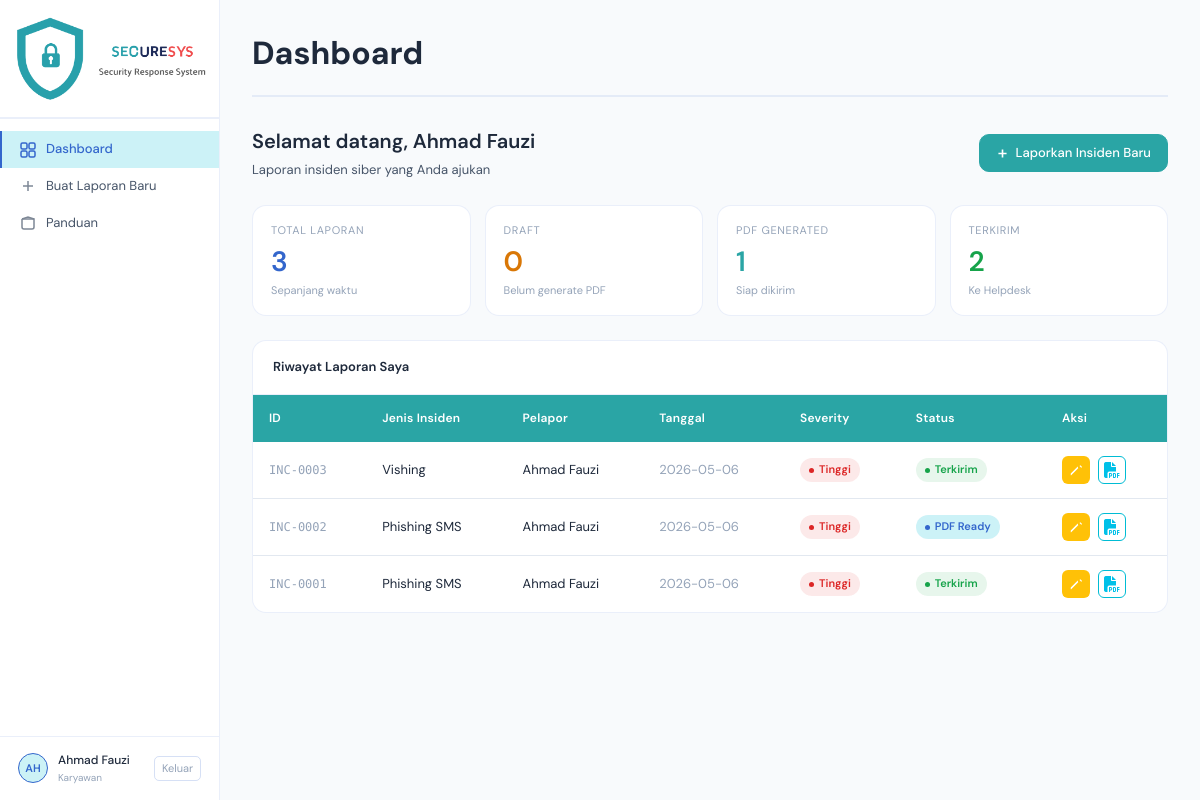
Page /dashboard (signed in) on the earlier database version.
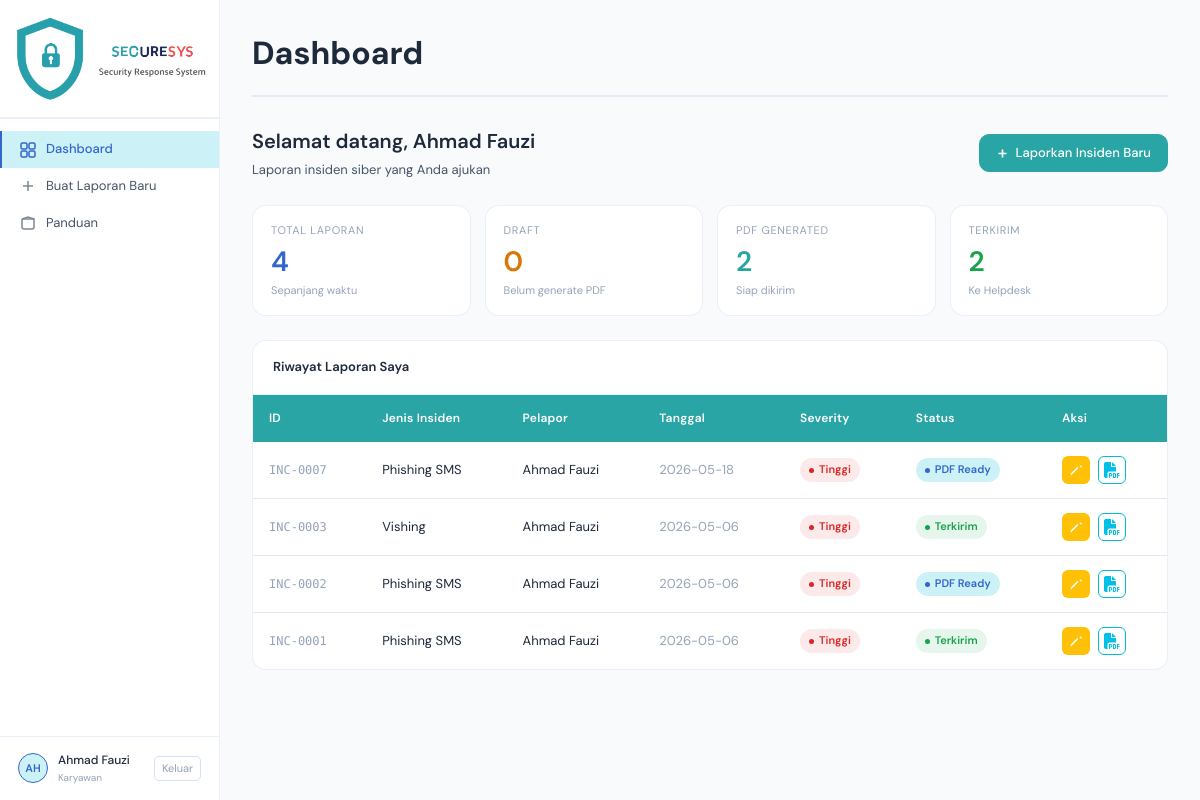
Same page on the later database version.
### app.py (models this page shows)
class LaporanInsiden(db.Model):
    id = db.Column(db.Integer, primary_key=True)
    nomor_insiden = db.Column(db.String(20), unique=True, nullable=False)
    jenis_insiden = db.Column(db.String(50), nullable=False)
    tanggal = db.Column(db.String(20), nullable=False)
    jam = db.Column(db.String(10), nullable=False)
    lokasi = db.Column(db.String(100), nullable=False)
    tim_csirt = db.Column(db.String(100))
    sistem_terdampak = db.Column(db.String(200))
    tingkat_keparahan = db.Column(db.String(20), nullable=False)
    deskripsi_kejadian = db.Column(db.Text, nullable=False)
    ringkasan_insiden = db.Column(db.Text)
    kronologi = db.Column(db.Text)
    dampak = db.Column(db.Text)
    tindakan_awal = db.Column(db.Text)
    akar_masalah = db.Column(db.Text)
    ioc_hash = db.Column(db.String(200))
    ioc_ip_domain = db.Column(db.String(200))
    ioc_port_media = db.Column(db.String(200))
    analisis_teknis = db.Column(db.Text)
    aksi_soc = db.Column(db.Text)
    aksi_ir = db.Column(db.Text)
    pemulihan = db.Column(db.Text)
    rekomendasi = db.Column(db.Text)
    status = db.Column(db.String(20), default='Draft')
    pdf_filename = db.Column(db.String(200))
    pelapor_id = db.Column(db.Integer, db.ForeignKey('user.id'), nullable=False)
    created_at = db.Column(db.DateTime, default=datetime.utcnow)
    updated_at = db.Column(db.DateTime, default=datetime.utcnow, onupdate=datetime.utcnow)

### app.py (the view)
@app.route('/dashboard')
@login_required
def user_dashboard():
    laporan_list = LaporanInsiden.query.filter_by(
        pelapor_id=session['user_id']
    ).order_by(LaporanInsiden.created_at.desc()).all()
    return render_template('user_dashboard.html', laporan_list=laporan_list)

### app.py (called while the page is built)
def login_required(f):
    @wraps(f)
    def decorated(*args, **kwargs):
        if 'user_id' not in session:
            flash('Silakan login terlebih dahulu.', 'warning')
            return redirect(url_for('login'))
        return f(*args, **kwargs)
    return decorated

### templates/user_dashboard.html (shortened to what the changed rows need)
{% extends 'base.html' %}
{% block content %}
<div style="margin-bottom: 28px; padding-bottom: 16px; border-bottom: 2px solid var(--border);">
  <h1 style="font-size: 32px; font-weight: 700; color: var(--text); margin: 0;">Dashboard</h1>
</div>
{% set total = laporan_list|length %}
{% set draft = laporan_list|selectattr('status','eq','Draft')|list|length %}
{% set pdf_gen = laporan_list|selectattr('status','eq','PDF Generated')|list|length %}
{% set terkirim = laporan_list|selectattr('status','eq','Terkirim')|list|length %}
<div class="stats-grid fade-up fade-up-1" style="grid-template-columns:repeat(4,1fr)">
  <div class="stat-card">
    <div class="stat-label">Total Laporan</div>
    <div class="stat-value blue">{{ total }}</div>
    <div class="stat-delta">Sepanjang waktu</div>
  </div>
  <div class="stat-card">
    <div class="stat-label">PDF Generated</div>
    <div class="stat-value teal">{{ pdf_gen }}</div>
    <div class="stat-delta">Siap dikirim</div>
  </div>
</div>
<div class="table-card fade-up fade-up-2">
  {% if laporan_list %}
  <table>
    <thead>
      <tr>
        <th>ID</th>
        <th>Jenis Insiden</th>
        <th>Pelapor</th>
        <th>Tanggal</th>
        <th>Severity</th>
        <th>Status</th>
        <th>Aksi</th>
      </tr>
    </thead>
    <tbody>
    {% for lap in laporan_list %}
    <tr>
      <td class="id-cell">{{ lap.nomor_insiden }}</td>
      <td>{{ lap.jenis_insiden }}</td>
      <td>{{ session.nama }}</td>
      <td style="color:var(--text3)">{{ lap.tanggal }}</td>
      <td>
        {% if lap.tingkat_keparahan == 'Tinggi' %}<span class="badge red"><span class="badge-dot"></span>Tinggi</span>
        {% elif lap.tingkat_keparahan == 'Sedang' %}<span class="badge amber"><span class="badge-dot"></span>Sedang</span>
        {% else %}<span class="badge green"><span class="badge-dot"></span>Rendah</span>{% endif %}
      </td>
      <td>
        {% if lap.status == 'Draft' %}<span class="badge gray"><span class="badge-dot"></span>Draft</span>
        {% elif lap.status == 'PDF Generated' %}<span class="badge blue"><span class="badge-dot"></span>PDF Ready</span>
        {% elif lap.status == 'Terkirim' %}<span class="badge green"><span class="badge-dot"></span>Terkirim</span>
        {% else %}<span class="badge gray"><span class="badge-dot"></span>{{ lap.status }}</span>{% endif %}
      </td>
      <td>
        <div class="flex-gap" style="gap: 8px;">
          <a href="{{ url_for('user_detail', id=lap.id) }}" title="Edit" style="display: inline-flex; align-items: center; justify-content: center; width: 28px; height: 28px; background: #ffc107; border-radius: 6px; color: #fff; text-decoration: none;">
            <svg width="14" height="14" viewBox="0 0 16 16" fill="currentColor"><path d="M2 13.5V14h.5l8-8L10 4l-8 8v.5H2zm10-10l1-1 2 2-1 1-2-2z"/></svg>
          </a>
          {% if lap.pdf_filename %}
          <a href="{{ url_for('download_pdf', id=lap.id) }}" title="Download PDF" style="display: inline-flex; align-items: center; justify-content: center; width: 28px; height: 28px; background: #ffffff; border: 1px solid #00bcd4; border-radius: 6px; color: #fff; text-decoration: none;">
            <img src="{{ url_for('static', filename='img/Picture1.png') }}" alt="PDF" style="width: 16px; height: 16px; object-fit: contain;">
          </a>
          {% endif %}
        </div>
      </td>
    </tr>
    {% endfor %}
    </tbody>
  </table>
  {% endif %}
</div>
{% endblock %}

Differences in the rows shown:
added LaporanInsiden: nomor_insiden "INC-0007", jenis_insiden "Phishing SMS", nama "Ahmad Fauzi", tanggal "2026-05-18", tingkat_keparahan "Tinggi" (drawn), status "PDF Generated" (drawn)
Other differences:
{{ total }}: "3" → "4"
{{ pdf_gen }}: "1" → "2"
